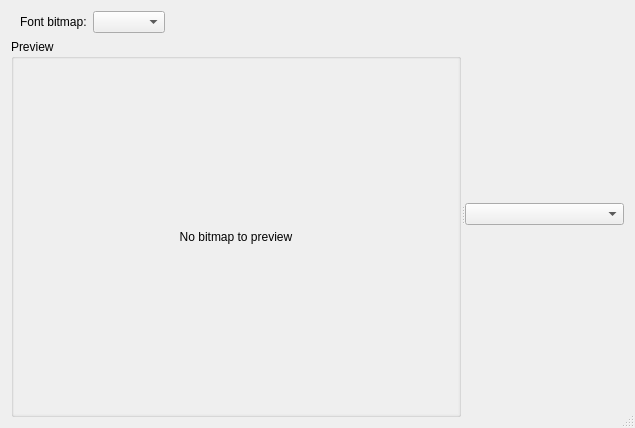
<?xml version="1.0" encoding="UTF-8"?>
<ui version="4.0">
 <class>FontManager</class>
 <widget class="QDialog" name="FontManager">
  <property name="geometry">
   <rect>
    <x>0</x>
    <y>0</y>
    <width>635</width>
    <height>428</height>
   </rect>
  </property>
  <property name="sizePolicy">
   <sizepolicy hsizetype="Expanding" vsizetype="Expanding">
    <horstretch>0</horstretch>
    <verstretch>0</verstretch>
   </sizepolicy>
  </property>
  <property name="windowTitle">
   <string>Dialog</string>
  </property>
  <property name="sizeGripEnabled">
   <bool>true</bool>
  </property>
  <layout class="QVBoxLayout" name="verticalLayout_3">
   <item>
    <widget class="QSplitter" name="splitter">
     <property name="sizePolicy">
      <sizepolicy hsizetype="Expanding" vsizetype="Expanding">
       <horstretch>0</horstretch>
       <verstretch>0</verstretch>
      </sizepolicy>
     </property>
     <property name="frameShape">
      <enum>QFrame::NoFrame</enum>
     </property>
     <property name="orientation">
      <enum>Qt::Horizontal</enum>
     </property>
     <property name="childrenCollapsible">
      <bool>false</bool>
     </property>
     <widget class="QWidget" name="verticalLayoutWidget">
      <layout class="QVBoxLayout" name="verticalLayout">
       <item>
        <widget class="QFrame" name="frame">
         <property name="sizePolicy">
          <sizepolicy hsizetype="Minimum" vsizetype="Minimum">
           <horstretch>0</horstretch>
           <verstretch>0</verstretch>
          </sizepolicy>
         </property>
         <property name="frameShape">
          <enum>QFrame::NoFrame</enum>
         </property>
         <property name="frameShadow">
          <enum>QFrame::Raised</enum>
         </property>
         <layout class="QHBoxLayout" name="horizontalLayout_2">
          <property name="topMargin">
           <number>0</number>
          </property>
          <property name="bottomMargin">
           <number>0</number>
          </property>
          <item>
           <widget class="QLabel" name="label">
            <property name="sizePolicy">
             <sizepolicy hsizetype="Minimum" vsizetype="Preferred">
              <horstretch>0</horstretch>
              <verstretch>0</verstretch>
             </sizepolicy>
            </property>
            <property name="text">
             <string>Font bitmap:</string>
            </property>
           </widget>
          </item>
          <item>
           <widget class="QComboBox" name="bitmaps">
            <property name="sizePolicy">
             <sizepolicy hsizetype="Preferred" vsizetype="Fixed">
              <horstretch>0</horstretch>
              <verstretch>0</verstretch>
             </sizepolicy>
            </property>
           </widget>
          </item>
          <item>
           <spacer name="horizontalSpacer">
            <property name="orientation">
             <enum>Qt::Horizontal</enum>
            </property>
            <property name="sizeHint" stdset="0">
             <size>
              <width>40</width>
              <height>20</height>
             </size>
            </property>
           </spacer>
          </item>
         </layout>
        </widget>
       </item>
       <item>
        <widget class="QGroupBox" name="groupBox">
         <property name="title">
          <string>Preview</string>
         </property>
         <layout class="QVBoxLayout" name="verticalLayout_6">
          <property name="margin">
           <number>0</number>
          </property>
          <item>
           <widget class="QScrollArea" name="scrollArea">
            <property name="frameShape">
             <enum>QFrame::NoFrame</enum>
            </property>
            <property name="widgetResizable">
             <bool>true</bool>
            </property>
            <widget class="QWidget" name="scrollAreaWidgetContents_2">
             <property name="geometry">
              <rect>
               <x>0</x>
               <y>0</y>
               <width>302</width>
               <height>367</height>
              </rect>
             </property>
             <layout class="QVBoxLayout" name="verticalLayout_5">
              <property name="margin">
               <number>0</number>
              </property>
              <item>
               <layout class="QVBoxLayout" name="verticalLayout_4">
                <property name="spacing">
                 <number>0</number>
                </property>
                <item>
                 <widget class="QLabel" name="bitmapPreview">
                  <property name="sizePolicy">
                   <sizepolicy hsizetype="Expanding" vsizetype="Expanding">
                    <horstretch>0</horstretch>
                    <verstretch>0</verstretch>
                   </sizepolicy>
                  </property>
                  <property name="text">
                   <string>No bitmap to preview</string>
                  </property>
                  <property name="alignment">
                   <set>Qt::AlignCenter</set>
                  </property>
                 </widget>
                </item>
               </layout>
              </item>
             </layout>
            </widget>
           </widget>
          </item>
         </layout>
        </widget>
       </item>
      </layout>
     </widget>
     <widget class="QWidget" name="verticalLayoutWidget_2">
      <layout class="QVBoxLayout" name="verticalLayout_2">
       <item>
        <widget class="QComboBox" name="pages">
         <property name="sizePolicy">
          <sizepolicy hsizetype="Expanding" vsizetype="Fixed">
           <horstretch>0</horstretch>
           <verstretch>0</verstretch>
          </sizepolicy>
         </property>
        </widget>
       </item>
      </layout>
     </widget>
    </widget>
   </item>
  </layout>
 </widget>
 <resources/>
 <connections/>
</ui>
